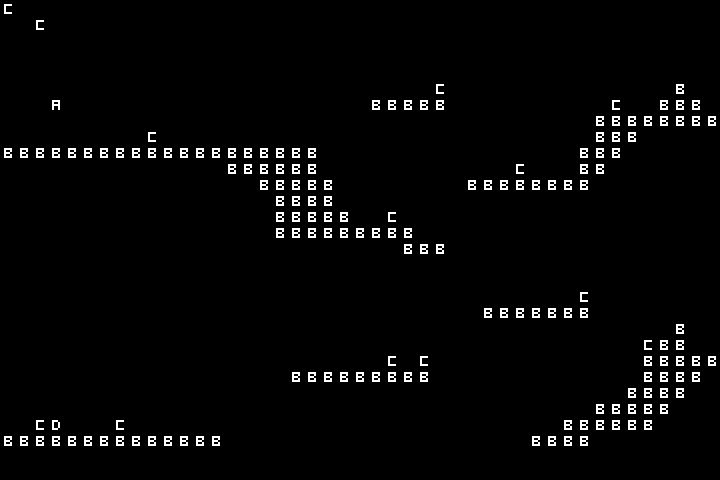

This game map was drawn from its Tiled (.tmx) file and the tilesets committed beside it. A one-line description and the trimmed map source follow:
An orthogonal 45x30 tile map with 16x16 px tiles, 5 tile layers (general, bg, triggers, text, ...).

<map version="1.0" tiledversion="1.0.3" orientation="orthogonal" renderorder="right-down" width="45" height="30" tilewidth="16" tileheight="16" nextobjectid="1">
 <properties>
  <property name="startX" type="int" value="3" />
  <property name="startY" type="int" value="3" />
 </properties>
 <tileset firstgid="1" source="text.tsx" />
 <layer name="general" width="45" height="30">
  <data>[1350 cells, 146 non-empty, 1 distinct tile ids]</data>
 </layer>
 <layer name="bg" width="45" height="30">
  <data>[1350 cells, 13 non-empty, 1 distinct tile ids]</data>
 </layer>
 <layer name="triggers" width="45" height="30">
  <data>[1350 cells, 1 non-empty, 1 distinct tile ids]</data>
 </layer>
 <layer name="text" width="45" height="30">
  <data>[1350 cells, 0 non-empty, 0 distinct tile ids]</data>
 </layer>
 <layer name="entities" width="45" height="30">
  <data>[1350 cells, 1 non-empty, 1 distinct tile ids]</data>
 </layer>
</map>
